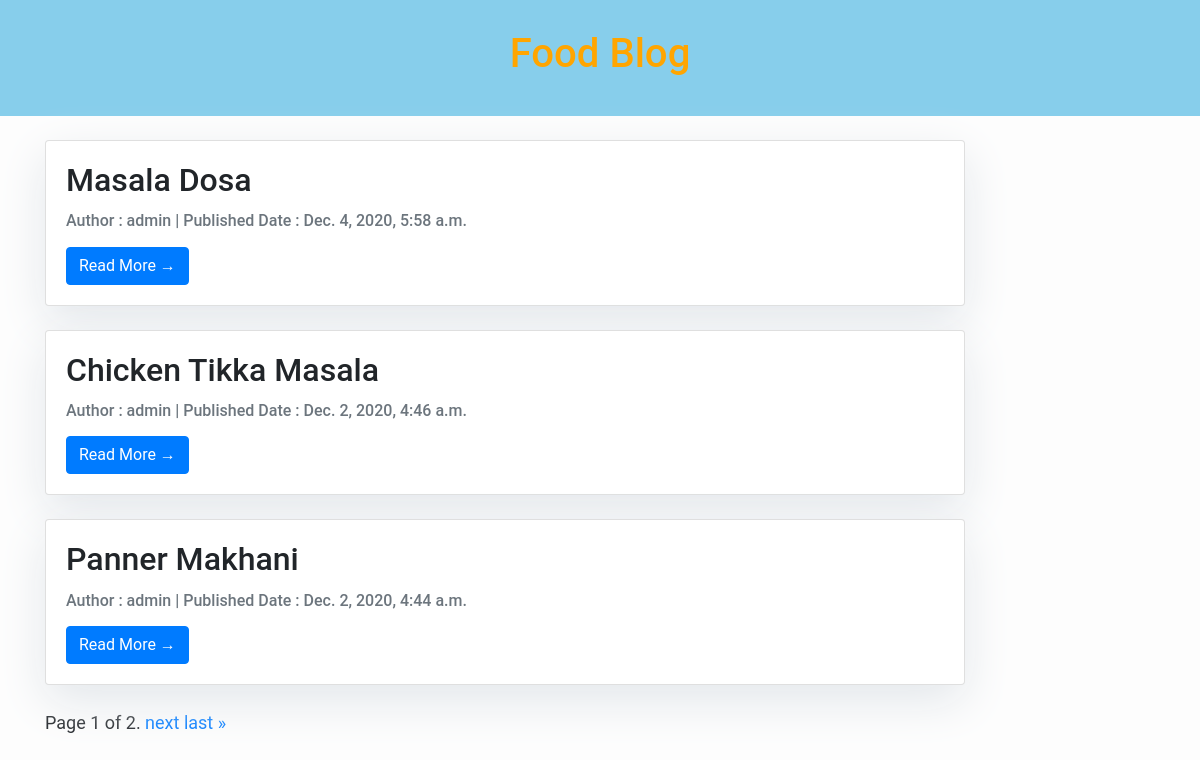
The page / on the database its author committed.
### food_blog_app/models.py (models this page shows, shortened)
class Food_Post(models.Model):
    title = models.CharField(max_length=100, verbose_name = 'Food Title')
    slug = models.SlugField(max_length=120,unique=True,verbose_name='Food Slug')
    text = models.TextField(verbose_name='About Food')
    author = models.ForeignKey(User, on_delete=models.CASCADE)
    created_at = models.DateTimeField(auto_now=True)
    updated_at = models.DateTimeField(auto_now_add=True)
    STATUS_CHOICES = (
        ('draft', 'Draft'),
        ('published', 'Published'),
    )
    publish = models.CharField(max_length=50, choices=STATUS_CHOICES, default='draft')
    class Meta:
        verbose_name = 'Food Post'
        verbose_name_plural = 'Food Posts'

### food_blog_app/views.py (the view)
# urls.py: path('', food_post_lists, name = 'food posts' ),
def food_post_lists(request):
    posts = Food_Post.objects.filter(publish='published').order_by('-created_at')
    paginator = Paginator(posts,3)
    page_number = request.GET.get('page')
    page_obj = paginator.get_page(page_number)
    context = {'page_obj':page_obj}
    return render(request, 'food_blog_app/post_list.html',context)

### templates/food_blog_app/post_list.html (shortened to what this page needs)
{% extends 'food_blog_app/base.html' %}
{% load static %}
{% block content %}
<div class="container">
    <div class="row">
        <div class="col-md-10 mt-4 left">
            {% for post in page_obj %}
            <div class="card mb-4">
                <div class="card-body">
                    <h2 class="card-title">{{ post.title }}</h2>
                    <p class="card-text text-muted h6">Author : {{ post.author }} |  Published Date : {{ post.updated_at}} </p>
                    <a href="{% url 'post detail' pk=post.pk %}" class="btn btn-primary">Read More &rarr;</a>
                </div>
            </div>
            {% endfor %}
<div class="pagination">
    <span class="step-links">
        <span class="current">
            Page {{ page_obj.number }} of {{ page_obj.paginator.num_pages }}.
        </span>
        {% if page_obj.has_next %}
            <a href="?page={{ page_obj.next_page_number }}">next</a>
            <a href="?page={{ page_obj.paginator.num_pages }}">last &raquo;</a>
        {% endif %}
    </span>
</div>
{% endblock %}

### templates/food_blog_app/base.html (shortened to what this page needs)
{% load static %}
<!DOCTYPE html>
<html lang="en">
<head>
    <link rel="stylesheet" href="https://maxcdn.bootstrapcdn.com/bootstrap/4.5.2/css/bootstrap.min.css">
    <link rel="stylesheet" href="//maxcdn.bootstrapcdn.com/bootstrap/4.5.2/css/bootstrap.min.css">
    <link rel="stylesheet" href="//maxcdn.bootstrapcdn.com/bootstrap/4.5.2/css/bootstrap-theme.min.css">
    <link rel="stylesheet" type="text/css" href="{% static 'css/style.css' %}">
</head>
<body>
  <header>
    <h1>Food Blog</h1>
  </header>
    {% block content %}
    {% endblock %}
  </div>
</body>
</html>

### static/css/style.css (style rules this page uses)
h1 { color:orange; }

### templates/food_blog_app/base.html (style rules this page uses)
header { background-color:skyblue; padding: 30px; text-align: center; font-size: 35px; color: white; }
body { font-family: "Roboto", sans-serif; font-size: 17px; background-color: #fdfdfd; }

### templates/food_blog_app/post_list.html (style rules this page uses)
body { font-family: "Roboto", sans-serif; font-size: 18px; background-color: #fdfdfd; }
.card { box-shadow: 0 16px 48px #E3E7EB; }

### rows shown on the page
Food_Post: title "Masala Dosa", author "admin", updated_at "Dec. 4, 2020, 5:58 a.m."
Food_Post: title "Chicken Tikka Masala", author "admin", updated_at "Dec. 2, 2020, 4:46 a.m."
Food_Post: title "Panner Makhani", author "admin", updated_at "Dec. 2, 2020, 4:44 a.m."

### other values the page prints
{{ page_obj.number }} "1"
{{ page_obj.paginator.num_pages }} "2"
